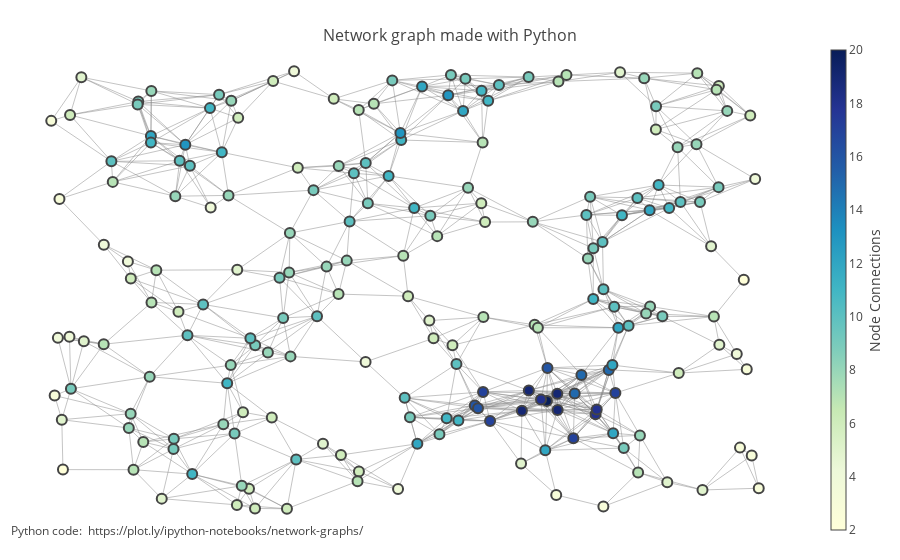

Here is the notebook cell this chart was saved with:
### Code cell
plotly.offline.iplot(fig)

### Figure 1 — Plotly figure (JSON) as saved in the notebook; plotly's stock layout.template omitted (floating-point values rounded to 4 significant figures; data arrays with more than 128 entries replaced by an {"elided": "..."} marker saying what was removed)
{"data": [{"mode": "lines", "line": {"width": 0.5, "color": "#888"}, "hoverinfo": "none", "x": {"elided": "2592 float values"}, "y": {"elided": "2592 float values"}, "type": "scatter"}, {"mode": "markers", "hoverinfo": "text", "x": {"elided": "200 float values"}, "y": {"elided": "200 float values"}, "text": {"elided": "200 str values"}, "type": "scatter", "marker": {"size": 10, "color": {"elided": "200 int values"}, "colorbar": {"thickness": 15, "titleside": "right", "xanchor": "left", "title": "Node Connections"}, "reversescale": true, "line": {"width": 2}, "colorscale": "YIGnBu", "showscale": true}}], "layout": {"yaxis": {"showgrid": false, "showticklabels": false, "zeroline": false}, "annotations": [{"showarrow": false, "yref": "paper", "xref": "paper", "x": 0.005, "y": -0.002, "text": "Python code: <a href='https://plot.ly/ipython-notebooks/network-graphs/'> https://plot.ly/ipython-notebooks/network-graphs/</a>"}], "showlegend": false, "hovermode": "closest", "margin": {"l": 5, "b": 20, "t": 40, "r": 5}, "titlefont": {"size": 16}, "title": "<br>Network graph made with Python", "xaxis": {"showgrid": false, "showticklabels": false, "zeroline": false}}}
